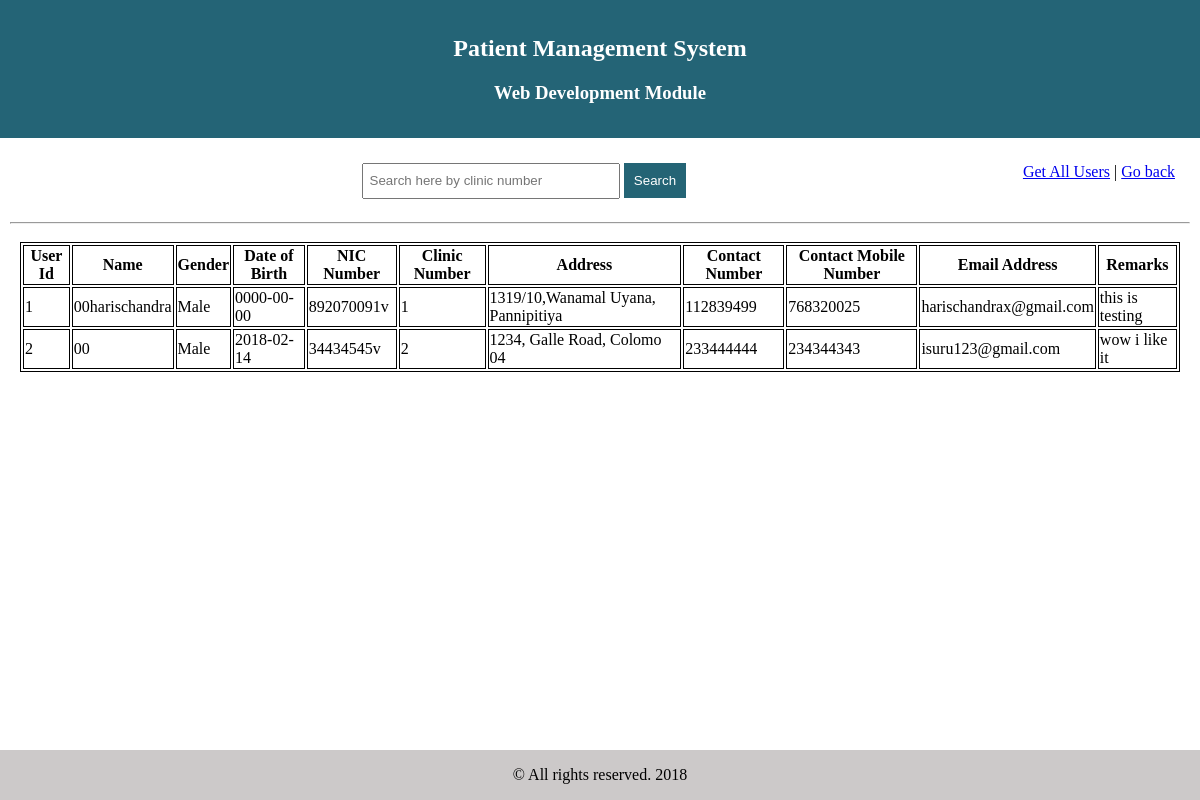
/users.php, run on an earlier commit of the app's database.
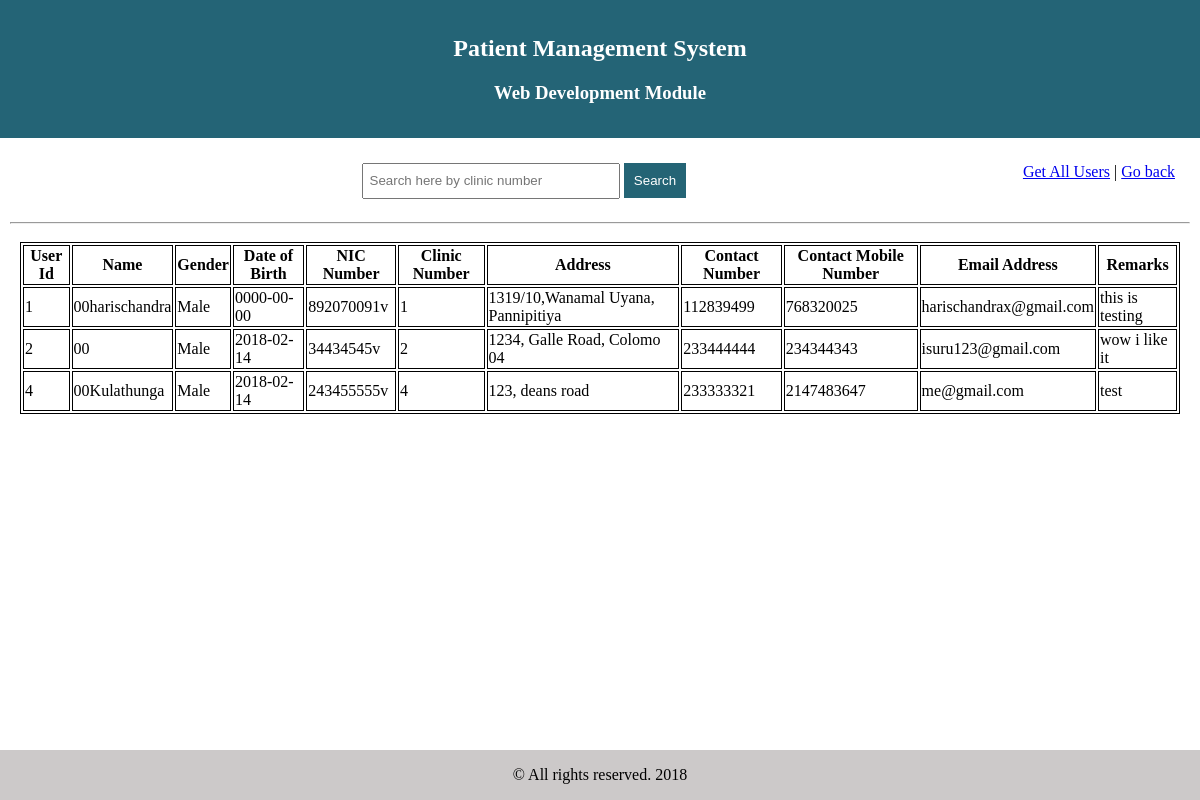
And on a later commit of the database.
### tables this page shows
CREATE TABLE `user` (
  `id` int(11) NOT NULL,
  `title` varchar(11) NOT NULL,
  `firstname` varchar(255) NOT NULL,
  `middlename` varchar(255) NOT NULL,
  `lastname` varchar(255) NOT NULL,
  `gender` varchar(20) NOT NULL,
  `dob` date NOT NULL,
  `nic` varchar(100) NOT NULL,
  `clinic_number` int(100) NOT NULL,
  `address` text NOT NULL,
  `h_phone_num` int(12) NOT NULL,
  `m_phone_num` int(12) NOT NULL,
  `email_address` varchar(255) NOT NULL,
  `remarks` text NOT NULL
);

### users.php (the view, shortened to what this page needs)
<?php
require("includes/header.php");
require("config/config.php");
include 'includes/header-section.php';
?>
<div class="main-content">
	<div class="search-container">
	 	<div class="inline-element">
		 	<form method="post" action="" class="search-form">
		 			<input type="text" name="keyword" placeholder=" Search here by clinic number" required/>
		 			<input type="submit" class="btn" value="Search">
		 	</form>
	   </div>
	 	<div class="inline-element pull-right">
	 		<a href="users.php">Get All Users</a> |
	 		<a href="welcome.php">Go back</a>
	    </div>
	    </div><hr>
	<?php
    $sql = "SELECT * FROM user";
      $result = $conn->query($sql);
			if ($result->num_rows > 0) { ?>
			<div class="list-container">
				    <table>
				    	<tr>
				    	<th>User Id</th>
					    <th>Name</th>
					    <th>Gender</th>
					    <th>Date of Birth</th>
					    <th>NIC Number</th>
					    <th>Clinic Number</th>
					    <th>Address</th>
					    <th>Contact Number</th>
					    <th>Contact Mobile Number</th>
					    <th>Email Address</th>
					    <th>Remarks</th>
                        </tr>
				    		<?php
			    while($row = $result->fetch_assoc()) { ?>
			    	    <tr>
                        <td><?php echo $row["id"]; ?></td>
                        <td><?php echo $row["firstname"].$row["middlename"].$row["lastname"]; ?></td>
                        <td><?php echo $row["gender"] ?></td>
                        <td><?php echo $row["dob"]; ?></td>
                        <td><?php echo $row["nic"]; ?></td>
                        <td><?php echo $row["clinic_number"]; ?></td>
                        <td><?php echo $row["address"]; ?></td>
                        <td><?php echo $row["h_phone_num"]; ?></td>
                        <td><?php echo $row["m_phone_num"]; ?></td>
                        <td><?php echo $row["email_address"]; ?></td>
                        <td><?php echo $row["remarks"]; ?></td>
                        </tr>
			        <?php
			    }
			    ?>
			    </table></div><?php
			} else {
			    echo "<p class='msg'>0 results found</p>";
			}
?>
</div>
<?php
require 'includes/footer.php';
?>

### includes/header.php (shortened to what this page needs)
<!DOCTYPE HTML>
<html>
<head>
  <link rel="stylesheet" href="//code.jquery.com/ui/1.12.1/themes/base/jquery-ui.css">
  <link rel="stylesheet" href="css/style.css">
</head>
<body>

### includes/header-section.php
<div class="header-section">
		<div class="header-title">
			<h2>Patient Management System</h2>
            <h3>Web Development Module</h3>
		</div>
</div>

### includes/footer.php
<footer>
	<div class="footer-content">
		<p>&copy; All rights reserved. 2018</p>
    </div>
</footer>
</body>
</html>

### css/style.css (style rules this page uses)
body { margin: 0; }
.btn { background-color: #246475; padding: 10px; color: white; border: none; }
.header-section { text-align: center; background: #246476; padding: 15px; color: white; }
.main-content { padding: 10px; }
.header-title { display: inline-block; }
.search-form input:not([type="submit"]) { height: 30px; width: 250px; }
.inline-element { display: inline-block; }
.search-container { padding: 15px; text-align: center; }
.list-container { padding: 10px; }
.pull-right { float: right; }
table, td, th { border: 1px solid black; }
footer { position: absolute; bottom: 0px; width:100%; background: #ccc9c9; }
.footer-content { text-align: center; }

What changed in the data, as far as the page shows it:
added user: id "4", firstname "0", middlename "0", lastname "Kulathunga", gender "Male", dob "2018-02-14", nic "243455555v", clinic_number "4", address "123, deans road", h_phone_num "233333321", m_phone_num "2147483647", email_address "me@gmail.com", remarks "test"
